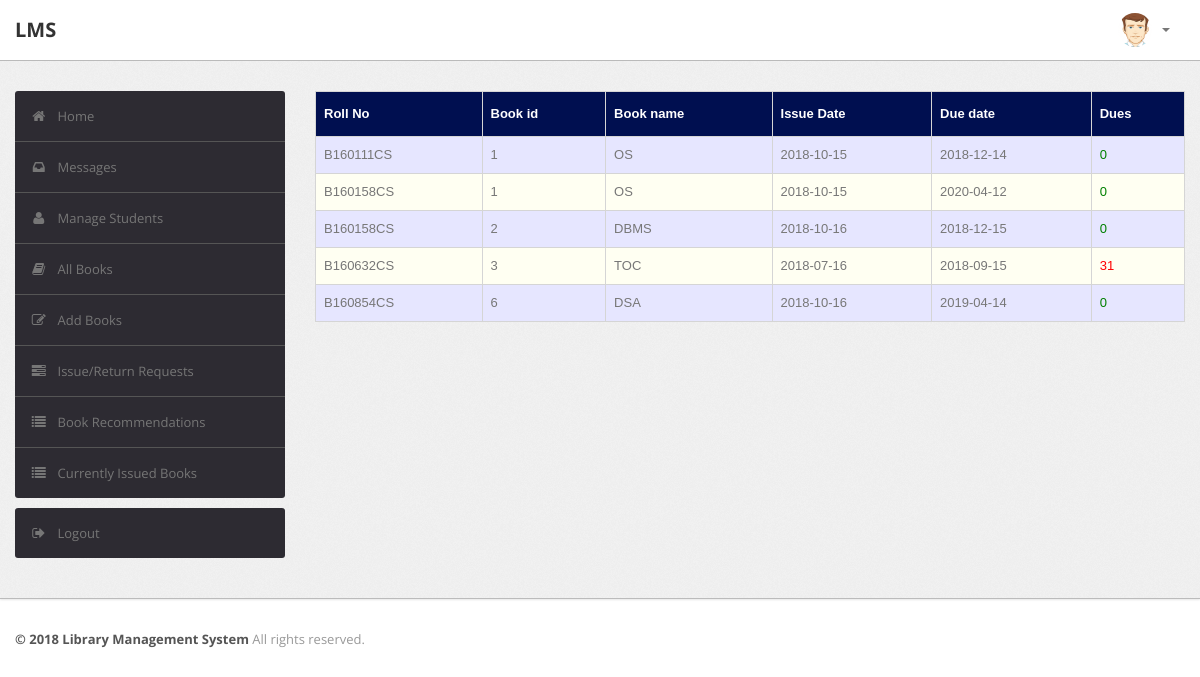
The app's page /admin/current.php (signed in) with its own data.
### tables this page shows
CREATE TABLE `record` (
  `RollNo` varchar(50) NOT NULL,
  `BookId` int(10) NOT NULL,
  `Date_of_Issue` date DEFAULT NULL,
  `Due_Date` date DEFAULT NULL,
  `Date_of_Return` date DEFAULT NULL,
  `Dues` int(10) DEFAULT NULL,
  `Renewals_left` int(10) DEFAULT NULL,
  PRIMARY KEY (`RollNo`,`BookId`),
  KEY `BookId` (`BookId`),
  CONSTRAINT `record_ibfk_1` FOREIGN KEY (`RollNo`) REFERENCES `user` (`RollNo`),
  CONSTRAINT `record_ibfk_2` FOREIGN KEY (`BookId`) REFERENCES `book` (`BookId`)
);

CREATE TABLE `book` (
  `BookId` int(10) NOT NULL AUTO_INCREMENT,
  `Title` varchar(50) DEFAULT NULL,
  `Publisher` varchar(50) DEFAULT NULL,
  `Year` varchar(50) DEFAULT NULL,
  `Availability` int(5) DEFAULT NULL,
  PRIMARY KEY (`BookId`)
);

### admin/current.php (the view, shortened to what this page needs)
<?php
require('dbconn.php');
?>
<?php
if ($_SESSION['RollNo']) {
    ?>
<!DOCTYPE html>
<html lang="en">
    <head>
        <link type="text/css" href="bootstrap/css/bootstrap.min.css" rel="stylesheet">
        <link type="text/css" href="bootstrap/css/bootstrap-responsive.min.css" rel="stylesheet">
        <link type="text/css" href="css/theme.css" rel="stylesheet">
        <link type="text/css" href="images/icons/css/font-awesome.css" rel="stylesheet">
    </head>
    <body>
        <div class="navbar navbar-fixed-top">
            <div class="navbar-inner">
                <div class="container">
                        <a class="brand" href="index.php">LMS </a>
                    <div class="nav-collapse collapse navbar-inverse-collapse">
                        <ul class="nav pull-right">
                            <li class="nav-user dropdown"><a href="#" class="dropdown-toggle" data-toggle="dropdown">
                                <img src="images/user.png" class="nav-avatar" />
                                <b class="caret"></b></a>
                            </li>
                        </ul>
                    </div>
                </div>
            </div>
        </div>
        <div class="wrapper">
            <div class="container">
                <div class="row">
                    <div class="span3">
                        <div class="sidebar">
                            <ul class="widget widget-menu unstyled">
                                <li class="active"><a href="index.php"><i class="menu-icon icon-home"></i>Home
                                </a></li>
                                 <li><a href="message.php"><i class="menu-icon icon-inbox"></i>Messages</a>
                                </li>
                                <li><a href="student.php"><i class="menu-icon icon-user"></i>Manage Students </a>
                                </li>
                                <li><a href="book.php"><i class="menu-icon icon-book"></i>All Books </a></li>
                                <li><a href="addbook.php"><i class="menu-icon icon-edit"></i>Add Books </a></li>
                                <li><a href="requests.php"><i class="menu-icon icon-tasks"></i>Issue/Return Requests </a></li>
                                <li><a href="recommendations.php"><i class="menu-icon icon-list"></i>Book Recommendations </a></li>
                                <li><a href="current.php"><i class="menu-icon icon-list"></i>Currently Issued Books </a></li>
                            </ul>
                            <ul class="widget widget-menu unstyled">
                                <li><a href="logout.php"><i class="menu-icon icon-signout"></i>Logout </a></li>
                            </ul>
                        </div>
                    </div>
                    <div class="span9">
                        <table class="table" id = "tables">
                                  <thead>
                                    <tr>
                                      <th>Roll No</th>
                                      <th>Book id</th>
                                      <th>Book name</th>
                                      <th>Issue Date</th>
                                      <th>Due date</th>
                                      <th>Dues</th>
                                    </tr>
                                  </thead>
                                  <tbody>
                                <?php
                            $sql="select record.BookId,RollNo,Title,Due_Date,Date_of_Issue,datediff(curdate(),Due_Date) as x from LMS.record,LMS.book where Date_of_Issue is NOT NULL and Date_of_Return is NULL and book.Bookid = record.BookId";
                            $result=$conn->query($sql);
                            while($row=$result->fetch_assoc())
                            {
                                $rollno=$row['RollNo'];
                                $bookid=$row['BookId'];
                                $name=$row['Title'];
                                $issuedate=$row['Date_of_Issue'];
                                $duedate=$row['Due_Date'];
                                $dues=$row['x'];
                            ?>
                                    <tr>
                                      <td><?php echo strtoupper($rollno) ?></td>
                                      <td><?php echo $bookid ?></td>
                                      <td><?php echo $name ?></td>
                                      <td><?php echo $issuedate ?></td>
                                      <td><?php echo $duedate ?></td>
                                      <td><?php if($dues > 0)
                                                  echo "<font color='red'>".$dues."</font>";
                                                else
                                                  echo "<font color='green'>0</font>";
                                              ?>
                                    </tr>
                            <?php } ?>
                                    </tbody>
                                </table>
                    </div>
                </div>
            </div>
        </div>
<div class="footer">
            <div class="container">
                <b class="copyright">&copy; 2018 Library Management System </b>All rights reserved.
            </div>
        </div>
    </body>
</html>
<?php }
else {
    echo "<script type='text/javascript'>alert('Access Denied!!!')</script>";
} ?>

### admin/css/theme.css (style rules this page uses)
#tables { font-family: "Trebuchet MS", Arial, Helvetica, sans-serif; border-collapse: collapse; width: 100%; }
#tables td, #tables th { border: 1px solid #ddd; padding: 8px; }
#tables tr:nth-child(even) { background-color: #fffff2; }
#tables tr:nth-child(odd) { background-color: #e6e6ff; }
#tables th { padding-top: 12px; padding-bottom: 12px; text-align: left; background-color: #000F50; color: white; }
body { font-size: 13px; font-family: 'Open Sans', Arial, sans-serif; background: #fff; color: #777 }
strong, b { color: #555 }
.wrapper { background: url(../images/bg.png) #eee; border-bottom: 1px solid #bbb; -webkit-box-shadow: 0 1px 2px rgba(0,0,0,0.1); -moz-box-shadow: 0 1px 2px rgba(0,0,0,0.1); box-shadow: 0 1px 2px rgba(0,0,0,0.1); padding: 30px 0 }
.footer { color: #999; padding: 30px 0 60px }
body [class^="icon-"], body [class*=" icon-"] { font-size: 14px; line-height: 20px; height: 20px }
.navbar { position: static!important; margin: 0!important }
.navbar .navbar-inner { background: #fff; border-bottom: 1px solid #bbb; -webkit-box-shadow: 0 1px 2px rgba(0,0,0,0.15); -moz-box-shadow: 0 1px 2px rgba(0,0,0,0.15); box-shadow: 0 1px 2px rgba(0,0,0,0.15) }
.navbar .brand { color: #333; font-weight: bold; font-size: 20px; margin-right: 20px; padding: 20px }
.navbar .nav>li>a { padding: 20px 15px; font-weight: bold; color: #777 }
.nav-user>a { height: 20px }
.nav-avatar { width: 34px; height: 34px; margin: -7px 5px 0 0; -webkit-border-radius: 50%; -moz-border-radius: 50%; border-radius: 50% }
.table { margin-bottom: 0 }
.table th, .table td { border-color: #d5d5d5!important }
.widget-menu { background: #fff; -webkit-border-radius: 3px; -moz-border-radius: 3px; border-radius: 3px; overflow: hidden }
.widget-menu a { color: #555; display: block; line-height: 20px; padding: 15px; text-decoration: none!important }
.widget-menu .menu-icon { margin-right: 10px; color: #767676; -webkit-transition: all .2s ease-in-out; -moz-transition: all .2s ease-in-out; transition: all .2s ease-in-out; }
.widget-menu>li+li { border-top: 1px solid #555 }
.widget-menu>li>a { background-color: #2d2b32; color: #767676; -webkit-transition: all .2s ease-in-out; -moz-transition: all .2s ease-in-out; transition: all .2s ease-in-out; }

### records on screen
record: RollNo "B160111CS", BookId "1", BookId.Title "OS", Date_of_Issue "2018-10-15", Due_Date "2018-12-14"
record: RollNo "B160158CS", BookId "1", BookId.Title "OS", Date_of_Issue "2018-10-15", Due_Date "2020-04-12"
record: RollNo "B160158CS", BookId "2", BookId.Title "DBMS", Date_of_Issue "2018-10-16", Due_Date "2018-12-15"
record: RollNo "B160632CS", BookId "3", BookId.Title "TOC", Date_of_Issue "2018-07-16", Due_Date "2018-09-15", dues "31"
record: RollNo "B160854CS", BookId "6", BookId.Title "DSA", Date_of_Issue "2018-10-16", Due_Date "2019-04-14"
